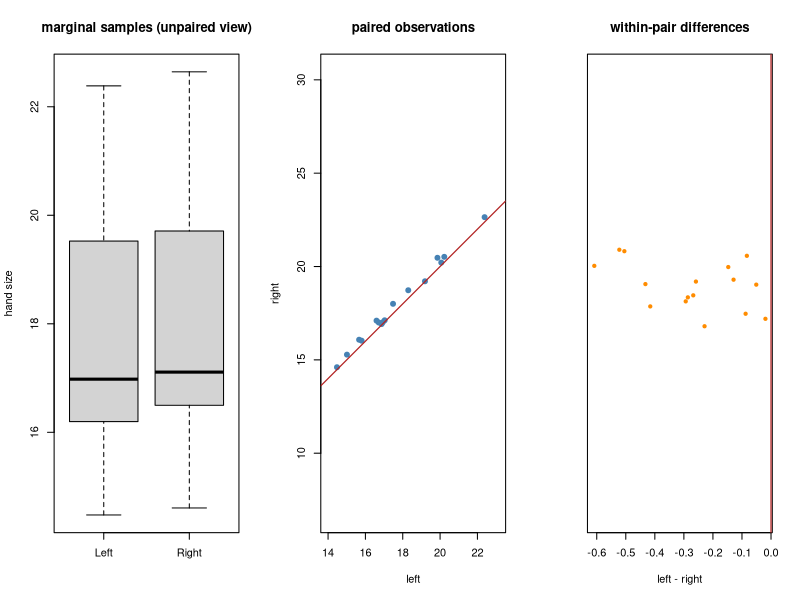

Write R code to recreate this figure.
# Paired data: overlapping marginal samples, but within-pair differences clearly shifted from zero.
set.seed(0)
n <- 16
size <- rnorm(n, 17.5, 2.0)                  # person-to-person variation
left <- size + rnorm(n, 0, 0.15)
right <- size + 0.25 + rnorm(n, 0, 0.15)     # small systematic shift
diff <- left - right

# The two-sample test ignores the pairing; the paired test works with the differences.
print(t.test(left, right))
print(t.test(left, right, paired = TRUE))

par(mfrow = c(1, 3))
boxplot(list(Left = left, Right = right), ylab = "hand size", main = "marginal samples (unpaired view)")

lim <- range(left, right) + c(-0.5, 0.5)
plot(left, right, pch = 19, col = "steelblue", xlim = lim, ylim = lim, asp = 1,
     xlab = "left", ylab = "right", main = "paired observations")
abline(0, 1, col = "firebrick", lwd = 1.2)

stripchart(diff, method = "jitter", pch = 19, col = "darkorange",
           xlab = "left - right", main = "within-pair differences")
abline(v = 0, col = "firebrick", lwd = 1.2)
